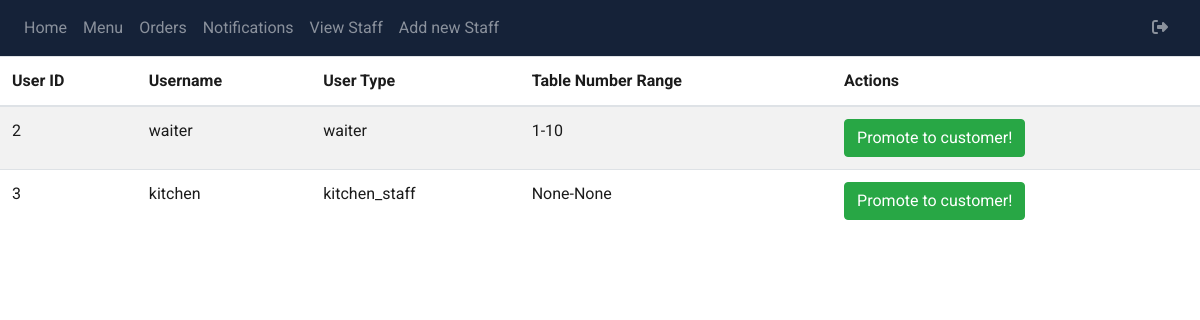
The app's page /manager/view-staff (signed in), older data.
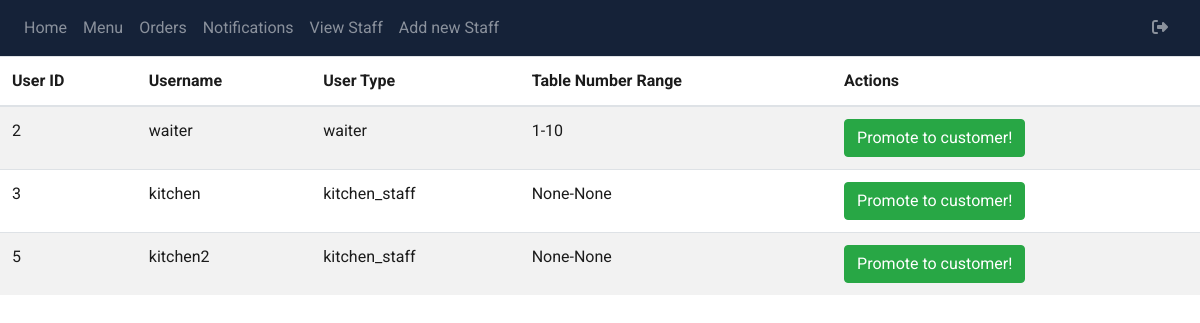
The same page, newer data.
### packages/models.py (models this page shows, shortened)
class User(db.Model):
    __tablename__ = "users"
    id = db.Column(db.Integer, primary_key = True, autoincrement = True)
    username = db.Column(db.String(100), unique = True, nullable = False)
    password = db.Column(db.String(1000), nullable = False)
    user_type = db.Column(db.Enum('customer', 'waiter', 'kitchen_staff','admin', name='user_type'), nullable = False)
    table_number = db.Column(db.Integer)
    table_number_start = db.Column(db.Integer)
    table_number_end = db.Column(db.Integer)

### admin/admin.py (the view)
@admin.route('view-staff', methods = ['GET', 'POST'])
@admin_required
def viewStaff():
    users = User.query.filter(User.user_type.in_(['waiter', 'kitchen_staff'])).all()
    return render_template('admin-view-staff.html', users = users)

### admin/static/functions/admin_functions.py (called while the page is built, shortened)
def admin_required(func):
    @functools.wraps(func)
    def wrapper(*args, **kwargs):
        return func(*args, **kwargs)
    return wrapper

### admin/templates/admin-view-staff.html
{% extends "base.html" %} {% block title %}Display all Staff{% endblock %}
{% block content %}
<link rel="stylesheet" href="./static/style/admin.css">
<table class="table table-striped">
   <thead>
      <tr>
         <th>User ID</th>
         <th>Username</th>
         <th>User Type</th>
         <th>Table Number Range</th>
         <th>Actions</th>
      </tr>
   </thead>
   <tbody>
      {% for user in users %}
      <tr>
         <td>{{ user.id }}</td>
         <td>{{ user.username }}
         <td>{{ user.user_type }}</td>
         <td>{{ user.table_number_start}}-{{ user.table_number_end}}</td>
         <td>
            <form action="{{ url_for('admin.fireStaff', staff_id = user.id) }}" method="post">
               <button type="submit" class="btn btn-success"> Promote to customer! </button>
            </form>
         </td>
      </tr>
      {% endfor %}
   </tbody>
</table>
{%endblock%}

Row changes from the older to the newer data that the page shows:
added User: id "5", username "kitchen2", user_type "kitchen_staff", table_number_start "None", table_number_end "None"
